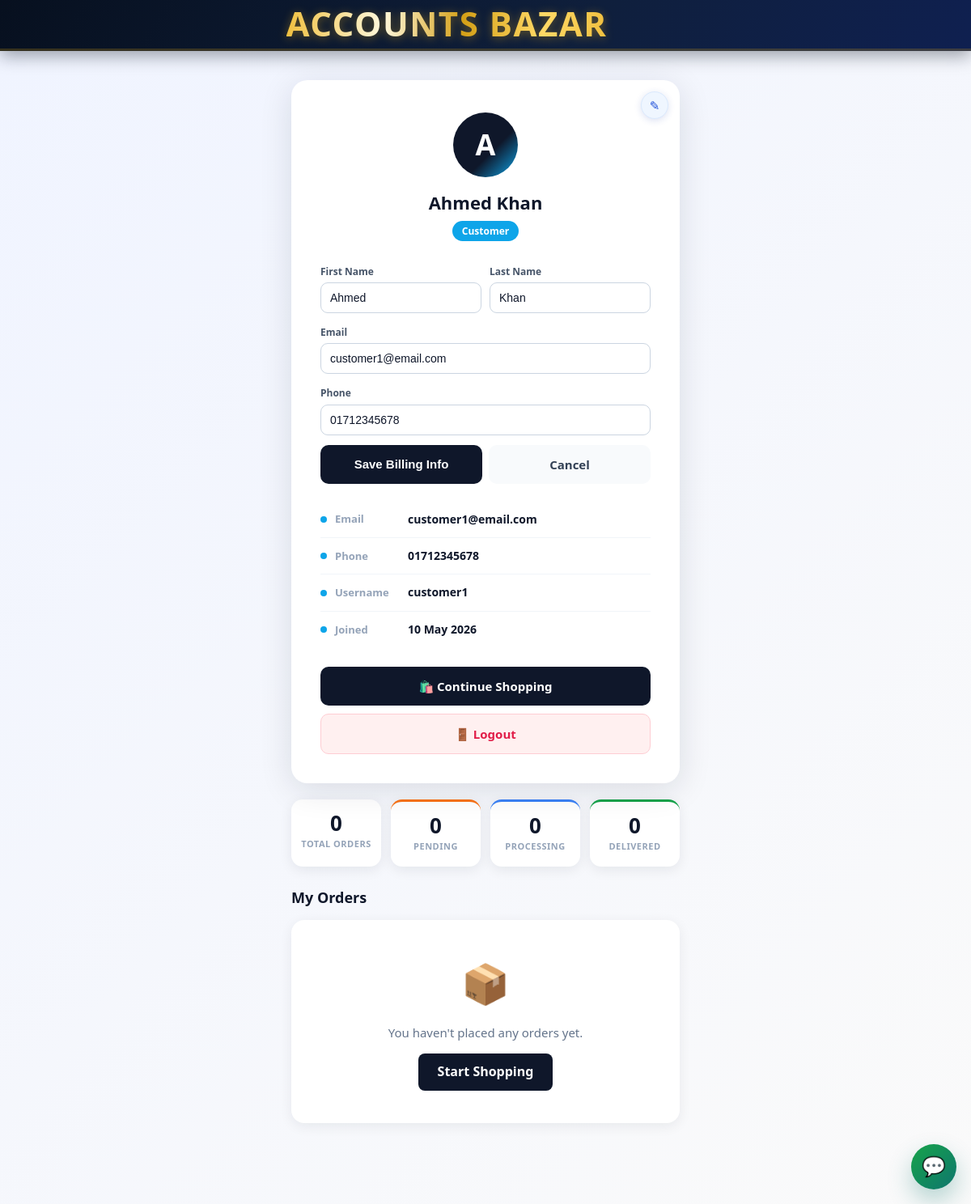
Page /profile.php?edit=1 (signed in) on the committed database.
### tables this page shows
CREATE TABLE IF NOT EXISTS users (
    id INT AUTO_INCREMENT PRIMARY KEY,
    username VARCHAR(100) UNIQUE NOT NULL,
    email VARCHAR(255) UNIQUE NOT NULL,
    password VARCHAR(255) NOT NULL,
    first_name VARCHAR(100),
    last_name VARCHAR(100),
    phone VARCHAR(20),
    address VARCHAR(255),
    city VARCHAR(100),
    country VARCHAR(100),
    postal_code VARCHAR(20),
    user_type ENUM('customer', 'admin') DEFAULT 'customer',
    is_active TINYINT(1) DEFAULT 1,
    created_at TIMESTAMP DEFAULT CURRENT_TIMESTAMP,
    updated_at TIMESTAMP DEFAULT CURRENT_TIMESTAMP ON UPDATE CURRENT_TIMESTAMP,
    INDEX idx_email (email),
    INDEX idx_username (username)
);

### products/includes/db.php (called while the page is built, shortened)
<?php
class Database {
    private $host;
    private $db_user;
    private $db_pass;
    private $db_name;
    private $conn;
    public function __construct() {
        $this->host = DB_HOST;
        $this->db_user = DB_USER;
        $this->db_pass = DB_PASS;
        $this->db_name = DB_NAME;
        $this->connect();
    }
    private function connect() {
        $attempts = array();
        $credentialSets = array(
            array($this->host, $this->db_user, $this->db_pass)
        );
        if (defined('DB_FALLBACK_HOST') && defined('DB_FALLBACK_USER') && defined('DB_FALLBACK_PASS')) {
            $credentialSets[] = array(DB_FALLBACK_HOST, DB_FALLBACK_USER, DB_FALLBACK_PASS);
        }
        $dbNames = $this->buildDbNameVariants(
            $this->db_name,
            defined('DB_FALLBACK_NAME') ? DB_FALLBACK_NAME : ''
        );
        foreach ($credentialSets as $set) {
            foreach ($dbNames as $dbName) {
                $attempts[] = array($set[0], $set[1], $set[2], $dbName);
            }
        }
        foreach ($attempts as $attempt) {
            $this->conn = $this->tryConnect($attempt[0], $attempt[1], $attempt[2], $attempt[3]);
            if ($this->conn) {
                break;
            }
        }
        $this->ensureSchemaCompatibility();
    }
    private function tryConnect($host, $user, $pass, $name) {
        try {
            $conn = @new mysqli($host, $user, $pass, $name);
            return $conn;
        } catch (Throwable $e) {
            return null;
        }
    }
    private function buildDbNameVariants($primaryName, $fallbackName) {
        $names = array();
        return $names;
    }
    private function columnExists($table, $column) {
        $tableEsc = $this->conn->real_escape_string($table);
        $colEsc = $this->conn->real_escape_string($column);
        $sql = "SELECT COUNT(*) AS c
                FROM information_schema.COLUMNS
                WHERE TABLE_SCHEMA = DATABASE()
                  AND TABLE_NAME = '{$tableEsc}'
                  AND COLUMN_NAME = '{$colEsc}'";
        $res = $this->conn->query($sql);
        $row = $res->fetch_assoc();
        return ((int) ($row['c'] ?? 0)) > 0;
    }
    private function ensureSchemaCompatibility() {
        $this->ensureAiPromptsCompatibility();
    }
    private function ensureAiPromptsCompatibility() {
        $this->conn->query(
            "CREATE TABLE IF NOT EXISTS ai_prompts (
                id INT AUTO_INCREMENT PRIMARY KEY,
                prompt_text TEXT NOT NULL,
                image_path VARCHAR(255) DEFAULT NULL,
                created_at TIMESTAMP DEFAULT CURRENT_TIMESTAMP
            )"
        );
        if ($this->columnExists('ai_prompts', 'prompt') && !$this->columnExists('ai_prompts', 'prompt_text')) {
            $this->conn->query("ALTER TABLE ai_prompts ADD COLUMN prompt_text TEXT NULL");
            $this->conn->query("UPDATE ai_prompts SET prompt_text = prompt WHERE (prompt_text IS NULL OR prompt_text = '')");
        }
        $this->conn->query("UPDATE ai_prompts SET prompt_text = COALESCE(NULLIF(prompt_text, ''), 'Untitled prompt')");
        $this->conn->query(
            "CREATE TABLE IF NOT EXISTS ai_prompt_reactions (
                id INT AUTO_INCREMENT PRIMARY KEY,
                prompt_id INT NOT NULL,
                user_id INT NOT NULL,
                reaction ENUM('like', 'unlike') NOT NULL,
                created_at TIMESTAMP DEFAULT CURRENT_TIMESTAMP,
                updated_at TIMESTAMP DEFAULT CURRENT_TIMESTAMP ON UPDATE CURRENT_TIMESTAMP,
                UNIQUE KEY unique_prompt_user (prompt_id, user_id),
                INDEX idx_prompt_reaction (prompt_id, reaction)
            )"
        );
    }
}
?>

### profile.php (the view, shortened to what this page needs)
<?php
require_once 'products/config/config.php';
require_once 'products/includes/db.php';
$formValues = array(
    'first_name' => '',
    'last_name' => '',
    'email' => '',
    'phone' => ''
);
$isEditMode = isset($_GET['edit']);
$user = null;
$orders = [];
$orderStats = ['total' => 0, 'pending' => 0, 'delivered' => 0, 'processing' => 0, 'cancelled' => 0];
try {
    $db   = new Database();
    $conn = $db->getConnection();
    $stmt = $conn->prepare('SELECT id, username, email, first_name, last_name, phone, user_type, created_at FROM users WHERE id = ? LIMIT 1');
    $stmt->bind_param('i', $_SESSION['user_id']);
    $stmt->execute();
    $result = $stmt->get_result();
    $user   = $result ? $result->fetch_assoc() : null;
} catch (Exception $e) {
    $user = null;
}
if ($user && $formValues['first_name'] === '' && $formValues['last_name'] === '' && $formValues['email'] === '' && $formValues['phone'] === '') {
    $formValues['first_name'] = (string) ($user['first_name'] ?? '');
    $formValues['last_name'] = (string) ($user['last_name'] ?? '');
    $formValues['email'] = (string) ($user['email'] ?? '');
    $formValues['phone'] = (string) ($user['phone'] ?? '');
}
$displayName = $_SESSION['name'] ?? ($user['first_name'] ?? $user['username'] ?? 'User');
$initial     = strtoupper(substr($displayName, 0, 1));
?>
<!DOCTYPE html>
<html lang="en">
<head>
    <link rel="stylesheet" href="css/style.css">
    <link rel="stylesheet" href="css/mobile.css">
</head>
<body>
    <header class="header">
        <div class="container">
            <nav class="navbar">
                <div class="store-brand">
                    <a href="index.php" style="text-decoration:none;">
                        <span class="store-title">Accounts Bazar</span>
                    </a>
                </div>
            </nav>
        </div>
    </header>
    <div class="profile-page">
        <div class="profile-card">
            <?php if ($user): ?>
                <a class="profile-edit-icon" href="profile.php?edit=1" aria-label="Edit billing info" title="Edit Billing Info">✎</a>
                <div class="profile-avatar"><?php echo htmlspecialchars($initial); ?></div>
                <div class="profile-name"><?php echo htmlspecialchars($displayName); ?></div>
                <div class="profile-badge">
                    <span><?php echo htmlspecialchars($user['user_type'] ?? 'customer'); ?></span>
                </div>
                <?php if ($isEditMode): ?>
                <form class="profile-edit-form" method="POST" action="profile.php?edit=1">
                    <div class="profile-edit-grid">
                        <div>
                            <label for="first-name">First Name</label>
                            <input id="first-name" name="first_name" type="text" required value="<?php echo htmlspecialchars($formValues['first_name']); ?>">
                        </div>
                        <div>
                            <label for="last-name">Last Name</label>
                            <input id="last-name" name="last_name" type="text" value="<?php echo htmlspecialchars($formValues['last_name']); ?>">
                        </div>
                    </div>
                    <div>
                        <label for="billing-email">Email</label>
                        <input id="billing-email" name="email" type="email" required value="<?php echo htmlspecialchars($formValues['email']); ?>">
                    </div>
                    <div>
                        <label for="billing-phone">Phone</label>
                        <input id="billing-phone" name="phone" type="text" required value="<?php echo htmlspecialchars($formValues['phone']); ?>">
                    </div>
                    <div class="profile-edit-actions">
                        <button type="submit" class="profile-btn profile-btn-shop">Save Billing Info</button>
                        <a class="profile-btn profile-btn-secondary" href="profile.php">Cancel</a>
                    </div>
                </form>
                <?php endif; ?>
                <ul class="profile-info-list">
                    <li>
                        <span class="pil-dot"></span>
                        <span class="pil-label">Email</span>
                        <span class="pil-value"><?php echo htmlspecialchars($user['email'] ?? ''); ?></span>
                    </li>
                    <?php if (!empty($user['phone'])): ?>
                    <li>
                        <span class="pil-dot"></span>
                        <span class="pil-label">Phone</span>
                        <span class="pil-value"><?php echo htmlspecialchars($user['phone']); ?></span>
                    </li>
                    <?php endif; ?>
                    <li>
                        <span class="pil-dot"></span>
                        <span class="pil-label">Username</span>
                        <span class="pil-value"><?php echo htmlspecialchars($user['username'] ?? ''); ?></span>
                    </li>
                    <?php if (!empty($user['created_at'])): ?>
                    <li>
                        <span class="pil-dot"></span>
                        <span class="pil-label">Joined</span>
                        <span class="pil-value"><?php echo date('d M Y', strtotime($user['created_at'])); ?></span>
                    </li>
                    <?php endif; ?>
                </ul>
                <div class="profile-actions">
                    <a class="profile-btn profile-btn-shop" href="shop.php">🛍️ Continue Shopping</a>
                    <a class="profile-btn profile-btn-logout" href="profile.php?logout=1">🚪 Logout</a>
                </div>
            <?php else: ?>
                <p style="text-align:center;color:#64748b;">Could not load profile. <a href="login.php">Login again</a></p>
            <?php endif; ?>
        </div>
        <div class="order-stats-row">
            <div class="order-stat-box">
                <div class="osb-num"><?php echo $orderStats['total']; ?></div>
                <div class="osb-label">Total Orders</div>
            </div>
            <div class="order-stat-box osb-pending">
                <div class="osb-num"><?php echo $orderStats['pending']; ?></div>
                <div class="osb-label">Pending</div>
            </div>
            <div class="order-stat-box osb-processing">
                <div class="osb-num"><?php echo $orderStats['processing']; ?></div>
                <div class="osb-label">Processing</div>
            </div>
            <div class="order-stat-box osb-delivered">
                <div class="osb-num"><?php echo $orderStats['delivered']; ?></div>
                <div class="osb-label">Delivered</div>
            </div>
        </div>
        <div class="orders-section">
            <h2 class="orders-title">My Orders</h2>
            <?php if (empty($orders)): ?>
                <div class="orders-empty">
                    <div style="font-size:48px;margin-bottom:10px;">📦</div>
                    <div style="color:#64748b;font-size:15px;">You haven't placed any orders yet.</div>
                    <a href="shop.php" style="display:inline-block;margin-top:14px;background:#0f172a;color:#fff;padding:10px 24px;border-radius:8px;font-weight:800;text-decoration:none;">Start Shopping</a>
                </div>
            <?php endif; ?>
        </div>
    </div>
</body>
</html>

### css/style.css (style rules this page uses)
* { margin: 0; padding: 0; box-sizing: border-box; }
html { scroll-behavior: smooth; }
:root { --brand-900: #07101f; --brand-800: #0f1f3c; --brand-700: #162444; --accent-gold: #d4a017; --accent-gold-light: #f0c040; --accent-gold-dark: #a07810; --accent-blue: #1a56db; --accent-blue-light: #3b82f6; --text-900: #0d1525; --text-700: #1e293b; --text-500: #475569; --surface-white: #ffffff; --surface-100: #f8f9fc; --surface-200: #f0f4fa; --border-100: #e2e8f0; --shadow-sm: 0 2px 8px rgba(7,16,31,0.08); --shadow-md: 0 8px 24px rgba(7,16,31,0.12); --shadow-lg: 0 16px 40px rgba(7,16,31,0.16); --radius-card: 14px; --radius-btn: 10px; }
body { font-family: 'Segoe UI', Tahoma, Geneva, Verdana, sans-serif; line-height: 1.6; color: var(--text-900); background: #f0f4fa; background-image: radial-gradient(ellipse at 0% 0%, rgba(212,160,23,0.07) 0%, transparent 55%), radial-gradient(ellipse at 100% 100%, rgba(26,86,219,0.07) 0%, transparent 55%); background-attachment: fixed; }
.container { max-width: 1200px; margin: 0 auto; padding: 0 20px; }
.header .container { max-width: 100%; margin: 0; padding: 0; }
.header { background: linear-gradient(120deg, var(--brand-900) 0%, var(--brand-800) 60%, #0f2050 100%); color: white; padding: 0; box-shadow: 0 6px 20px rgba(7,16,31,0.38), inset 0 -1px 0 rgba(212,160,23,0.25); position: sticky; top: 0; z-index: 100; border-bottom: 2px solid rgba(212,160,23,0.22); }
.navbar { display: flex; justify-content: center; align-items: center; padding: 8px 0; gap: 14px; width: 100%; position: relative; }
.store-brand { display: flex; align-items: center; justify-content: center; gap: 0; width: 100%; padding-right: 96px; }
.store-title { font-size: 42px; line-height: 1; font-family: "Arial Black", Impact, "Segoe UI", sans-serif; font-weight: 900; letter-spacing: 1.5px; background: linear-gradient( 90deg, #f0c040 0%, #fff8dc 30%, #d4a017 55%, #ffd966 80%, #f0c040 100% ); -webkit-background-clip: text; background-clip: text; -webkit-text-fill-color: transparent; text-transform: uppercase; filter: drop-shadow(0 2px 6px rgba(212,160,23,0.45)); }

### rows in the picture
users: user_type "Customer", first_name "Ahmed", last_name "Khan", email "customer1@email.com", phone "01712345678", username "customer1", created_at "10 May 2026"

### other values in the picture
$initial "A"
$displayName "Ahmed Khan"
$orderStats['total'] "0"
$orderStats['pending'] "0"
$orderStats['processing'] "0"
$orderStats['delivered'] "0"
